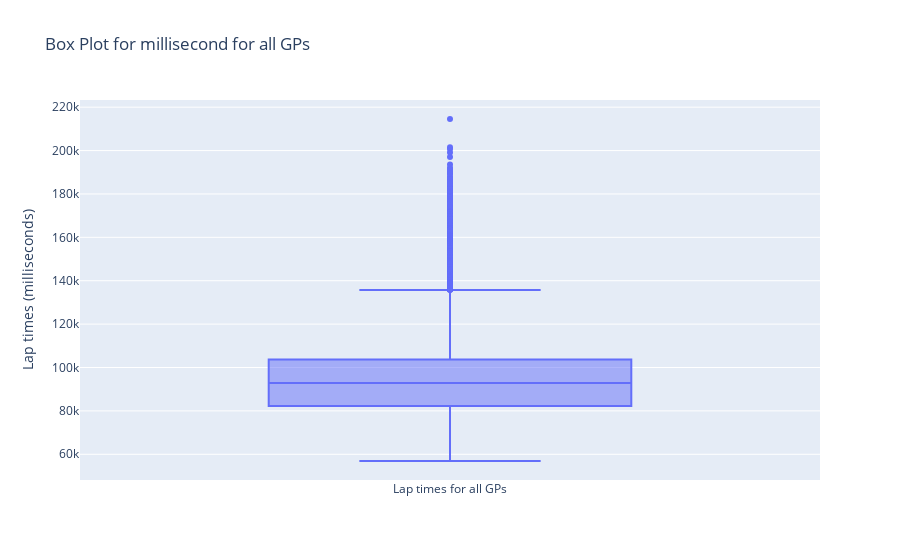

Write notebook code for a chart like this one.
### Code cell
fig = go.Figure()

# Add a box trace
fig.add_trace(
    go.Box(y=master_lap_time_data["milliseconds"], name="Lap times for all GPs")
)

# Customize the layout
fig.update_layout(
    title="Box Plot for millisecond for all GPs",
    yaxis_title="Lap times (milliseconds)",
)

# Show the figure
fig.show()

### Figure 1 — Plotly figure (JSON) as saved in the notebook; plotly's stock layout.template omitted (floating-point values rounded to 4 significant figures; data arrays with more than 128 entries replaced by an {"elided": "..."} marker saying what was removed)
{"data": [{"name": "Lap times for all GPs", "type": "box", "y": {"elided": "16427 float values"}}], "layout": {"title": {"text": "Box Plot for millisecond for all GPs"}, "yaxis": {"title": {"text": "Lap times (milliseconds)"}}}}
